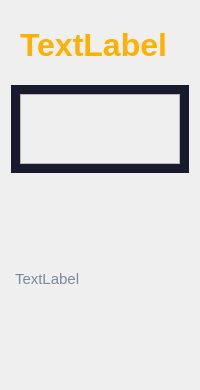
               <widget class="QWidget" name="Infinite_page_Play">
                <property name="styleSheet">
                 <string notr="true">QWidget#Infinite_page_Play {
    background-color: #1a1a2e;
}</string>
                </property>
                <layout class="QVBoxLayout" name="verticalLayout_9">
                 <item>
                  <widget class="QLabel" name="Infinite_comboLabel">
                   <property name="maximumSize">
                    <size>
                     <width>16777215</width>
                     <height>100</height>
                    </size>
                   </property>
                   <property name="styleSheet">
                    <string notr="true">QLabel#Infinite_comboLabel {
    color: #ffb000;
    font-family: &quot;Microsoft YaHei&quot;;
    font-size: 32px;
    font-weight: bold;
    background: transparent;
    border: none;
    padding: 16px 0;
}</string>
                   </property>
                   <property name="text">
                    <string>TextLabel</string>
                   </property>
                  </widget>
                 </item>
                 <item>
                  <widget class="QWidget" name="Infinite_viewport" native="true">
                   <property name="styleSheet">
                    <string notr="true">QWidget#Infinite_viewport {
    background-color: #1a1a2e;
    border-top: 1px solid #3a3a5a;
    border-bottom: 1px solid #3a3a5a;
    border-left: none;
    border-right: none;
}
QWidget#Infinite_viewport {
    background-color: #1a1a2e;
    border: none;
}</string>
                   </property>
                   <layout class="QGridLayout" name="gridLayout_6">
                    <item row="0" column="0">
                     <widget class="QScrollArea" name="Infinite_scrollArea">
                      <property name="styleSheet">
                       <string notr="true">QScrollArea#Infinite_scrollArea {
    background-color: #1a1a2e;
    border: none;
}

QScrollArea#Infinite_scrollArea &gt; QWidget &gt; QWidget {
    background-color: #1a1a2e;
}

QScrollBar:horizontal,
QScrollBar:vertical {
    width: 0px;
    height: 0px;
    background: transparent;
    border: none;
}</string>
                      </property>
                      <property name="widgetResizable">
                       <bool>true</bool>
                      </property>
                      <property name="alignment">
                       <set>Qt::AlignCenter</set>
                      </property>
                      <widget class="QWidget" name="scrollAreaWidgetContents_2">
                       <property name="geometry">
                        <rect>
                         <x>0</x>
                         <y>0</y>
                         <width>802</width>
                         <height>320</height>
                        </rect>
                       </property>
                      </widget>
                     </widget>
                    </item>
                   </layout>
                  </widget>
                 </item>
                 <item>
                  <widget class="QLabel" name="Infinite_hintLabel">
                   <property name="minimumSize">
                    <size>
                     <width>0</width>
                     <height>200</height>
                    </size>
                   </property>
                   <property name="maximumSize">
                    <size>
                     <width>16777215</width>
                     <height>200</height>
                    </size>
                   </property>
                   <property name="styleSheet">
                    <string notr="true">QLabel#Infinite_hintLabel {
    color: #7a8a9a;
    font-family: &quot;Microsoft YaHei&quot;;
    font-size: 15px;
    background: transparent;
    border: none;
    padding: 16px 0;
}</string>
                   </property>
                   <property name="text">
                    <string>TextLabel</string>
                   </property>
                  </widget>
                 </item>
                </layout>
               </widget>
